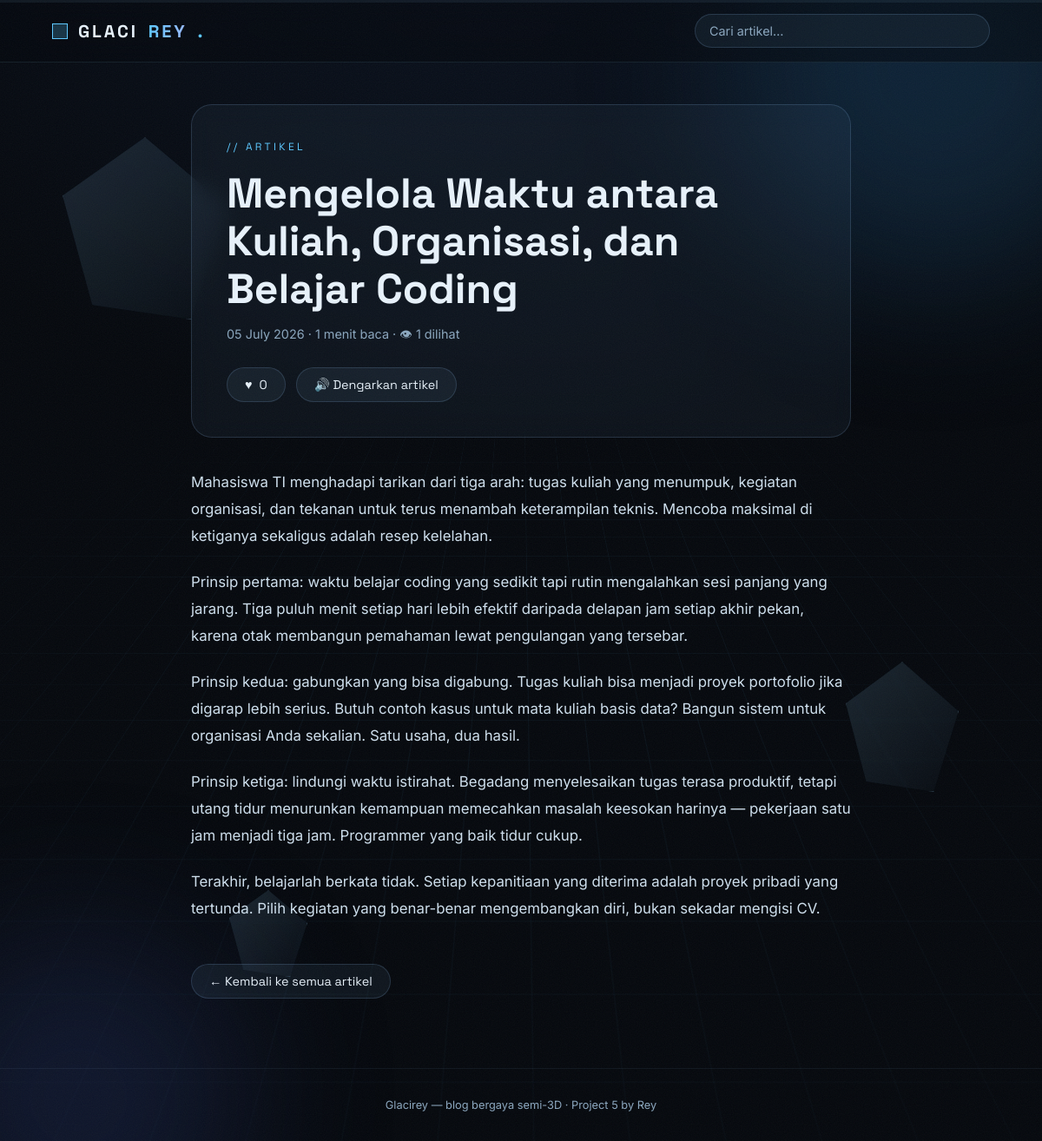
The page /post/mengelola-waktu-antara-kuliah-organisasi-dan-belajar-coding/ on the database its author committed.
### posts/models.py (models this page shows, shortened)
class Post(models.Model):
    title = models.CharField(max_length=200)
    slug = models.SlugField(max_length=220, unique=True, blank=True)
    excerpt = models.CharField(max_length=300, blank=True)
    content = models.TextField()
    created_at = models.DateTimeField(auto_now_add=True)
    updated_at = models.DateTimeField(auto_now=True)
    views = models.PositiveIntegerField(default=0)
    likes = models.PositiveIntegerField(default=0)
    class Meta:
        ordering = ["-created_at"]
    @property
    def reading_time(self):
        words = len(self.content.split())
        return max(1, math.ceil(words / 200))

### posts/views.py (the view)
# urls.py: path("post/<slug:slug>/", views.post_detail, name="post_detail"),
def post_detail(request, slug):
    post = get_object_or_404(Post, slug=slug)
    viewed = request.session.setdefault("viewed_posts", [])
    if post.pk not in viewed:
        Post.objects.filter(pk=post.pk).update(views=post.views + 1)
        post.views += 1
        viewed.append(post.pk)
        request.session.modified = True
    liked = post.pk in request.session.get("liked_posts", [])
    return render(request, "posts/post_detail.html", {"post": post, "liked": liked})

### posts/templates/posts/post_detail.html (shortened to what this page needs)
{% extends "posts/base.html" %}
{% block content %}
<article class="article">
  <header class="article-head tilt-soft">
    <p class="hero-kicker">// ARTIKEL</p>
    <h1 class="article-title">{{ post.title }}</h1>
    <p class="article-meta">
      {{ post.created_at|date:"d F Y" }} · {{ post.reading_time }} menit baca · 👁 {{ post.views }} dilihat
    </p>
    <div class="article-actions">
      <button id="like-btn" class="btn-like {% if liked %}liked{% endif %}"
              data-url="{% url 'post_like' post.slug %}" type="button">
        <span class="heart">♥</span> <span id="like-count">{{ post.likes }}</span>
      </button>
      <button id="tts-btn" class="btn-ghost" type="button">🔊 Dengarkan artikel</button>
    </div>
  </header>
  <div class="article-body" id="article-body">
    {{ post.content|linebreaks }}
  </div>
  <footer class="article-foot">
    <a href="{% url 'post_list' %}" class="btn-ghost">← Kembali ke semua artikel</a>
  </footer>
</article>
{% endblock %}

### posts/static/posts/css/style.css (style rules this page uses)
:root { --bg: #05080d; --bg-2: #0a1220; --ice: #bfe3ff; --ice-dim: #7da8c9; --accent: #5cc8ff; --accent-2: #9db8ff; --card: rgba(140, 190, 235, 0.06); --card-border: rgba(140, 190, 235, 0.18); --text: #e8f2fb; --muted: #8ba7bf; --font-display: "Space Grotesk", sans-serif; --font-body: "Inter", sans-serif; }
* { margin: 0; padding: 0; box-sizing: border-box; }
html { scroll-behavior: smooth; }
body { background: var(--bg); color: var(--text); font-family: var(--font-body); overflow-x: hidden; min-height: 100vh; }
a { color: var(--accent); text-decoration: none; }
.hero-kicker { font-family: var(--font-display); color: var(--accent); letter-spacing: 0.28em; font-size: 0.75rem; margin-bottom: 18px; }
.article { max-width: 760px; margin: 0 auto; padding-top: 48px; }
.article-head { padding: 40px; border-radius: 24px; border: 1px solid var(--card-border); background: var(--card); backdrop-filter: blur(12px); transition: transform 0.2s ease-out; }
.article-title { font-family: var(--font-display); font-size: clamp(1.8rem, 4.5vw, 3rem); line-height: 1.15; margin-bottom: 14px; }
.article-meta { color: var(--muted); font-size: 0.9rem; }
.article-actions { display: flex; gap: 12px; margin-top: 24px; flex-wrap: wrap; }
.btn-like, .btn-ghost { font-family: var(--font-display); font-size: 0.9rem; padding: 10px 20px; border-radius: 999px; border: 1px solid var(--card-border); background: rgba(140, 190, 235, 0.07); color: var(--text); cursor: pointer; transition: transform 0.15s, border-color 0.2s, background 0.2s; display: inline-flex; align-items: center; gap: 8px; }
.btn-like .heart { transition: transform 0.2s; }
.article-body { margin-top: 36px; font-size: 1.05rem; line-height: 1.85; color: #cfe0ee; }
.article-body p { margin-bottom: 1.3em; }
.article-foot { margin-top: 48px; }

### rows shown on the page
Post: title "Mengelola Waktu antara Kuliah, Organisasi, dan Belajar Coding", created_at "05 July 2026", reading_time "1", views "1", likes "0", content "Mahasiswa TI menghadapi tarikan dari tiga arah: tugas kuliah yang menumpuk, kegiatan organisasi, dan tekanan untuk terus menambah keterampilan teknis. Mencoba maksimal di ketiganya sekaligus adalah resep kelelahan. Prinsip pertama: waktu belajar coding yang sedikit tapi rutin mengalahkan sesi panjang yang jarang. Tiga puluh menit setiap hari lebih efektif daripada delapan jam setiap akhir pekan, karena otak membangun pemahaman lewat pengulangan yang tersebar. Prinsip kedua: gabungkan yang bisa digabung. Tugas kuliah bisa menjadi proyek portofolio jika digarap lebih serius. Butuh contoh kasus untuk mata kuliah basis data? Bangun sistem untuk organisasi Anda sekalian. Satu usaha, dua hasil.…"
